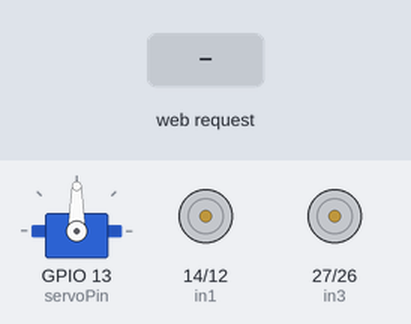
A sketch run on a simulated ESP32. Shown: servo, motor-driver pin pairs drawn as motors (green arrow = first pin HIGH = forward, orange = second pin HIGH = backward, longer = more drive). Inputs (shaded band) come from the test bench. WiFi joins after 1.5 s; servers stay silent unless stated; what the sketch prints to the serial monitor is not drawn.

Above: at 2.7 s.
2.8 s: HTTP request GET /forward received
At 4.0 s:
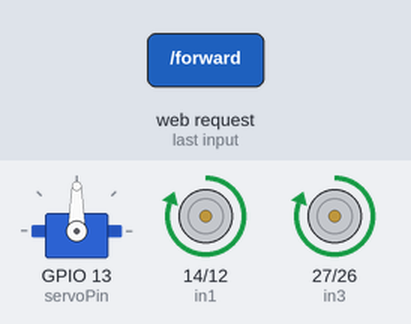
4.3 s: HTTP request GET /backward received
At 5.3 s:
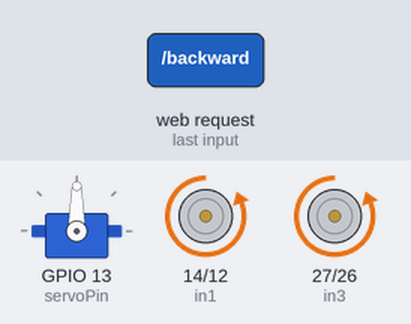
5.8 s: HTTP request GET /left received
At 6.4 s:
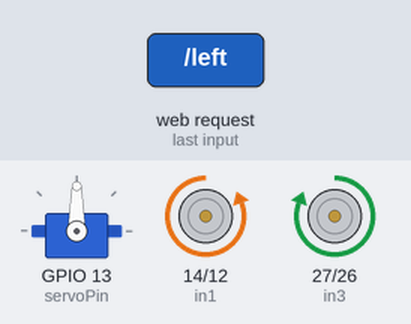
7.3 s: HTTP request GET /right received
At 8.5 s:
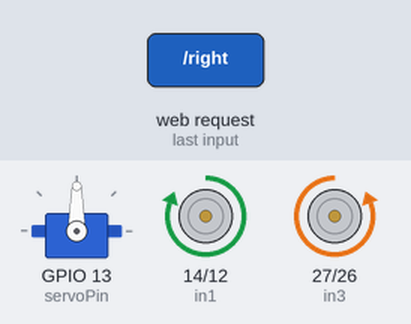
8.8 s: HTTP request GET /stop received
At 9.9 s:
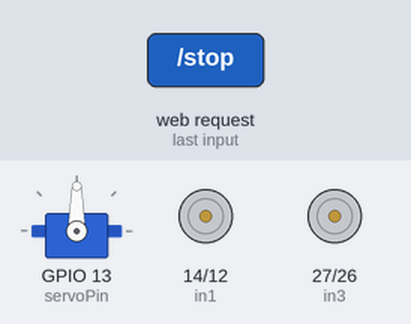
10.3 s: HTTP request GET /forward?enable=1 received
At 11.0 s:
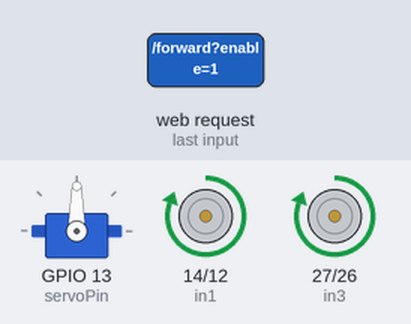
Timing chart, 0 to 12.8 s (numbered marks = the images above; inputs shaded):
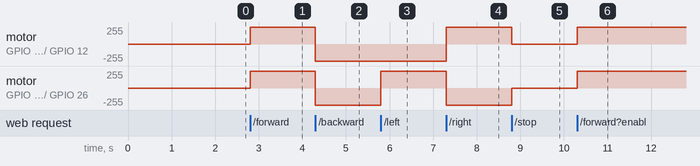

Measured:
- after the input at 2.8 s, motor on GPIO 14 (in1) / GPIO 12 (in2), motor on GPIO 27 (in3) / GPIO 26 (in4): stopped → forward 255/255 at once
- after the input at 4.3 s, motor on GPIO 14 (in1) / GPIO 12 (in2), motor on GPIO 27 (in3) / GPIO 26 (in4): forward 255/255 → backward 255/255 at once
- after the input at 5.8 s, motor on GPIO 27 (in3) / GPIO 26 (in4): backward 255/255 → forward 255/255 at once
- after the input at 7.3 s, motor on GPIO 14 (in1) / GPIO 12 (in2): backward 255/255 → forward 255/255 at once; motor on GPIO 27 (in3) / GPIO 26 (in4): forward 255/255 → backward 255/255 at once
- after the input at 8.8 s, motor on GPIO 14 (in1) / GPIO 12 (in2): forward 255/255 → stopped at once; motor on GPIO 27 (in3) / GPIO 26 (in4): backward 255/255 → stopped at once
- after the input at 10.3 s, motor on GPIO 14 (in1) / GPIO 12 (in2), motor on GPIO 27 (in3) / GPIO 26 (in4): stopped → forward 255/255 at once

The sketch:

ESP32_robot.ino
```cpp
#include <WiFi.h>
#include <WebServer.h>
#include <HTTPClient.h>
#include <ESP32Servo.h>

const char* ssid = "Alexandru's Galaxy S22 Ultra";
const char* password = "vguc2110";

WebServer server(80);

const char* camServerIP = "192.168.196.252";

const int in1 = 14;
const int in2 = 12;
const int in3 = 27;
const int in4 = 26;

const int servoPin = 13;

Servo cameraServo;

bool faceDetectionEnabled = false;

void stopMotors() {
  digitalWrite(in1, LOW);
  digitalWrite(in2, LOW);
  digitalWrite(in3, LOW);
  digitalWrite(in4, LOW);
}

void setupMotorControl() {
  pinMode(in1, OUTPUT);
  pinMode(in2, OUTPUT);
  pinMode(in3, OUTPUT);
  pinMode(in4, OUTPUT);
  stopMotors();
}

void moveForward() {
  digitalWrite(in1, HIGH);
  digitalWrite(in2, LOW);
  digitalWrite(in3, HIGH);
  digitalWrite(in4, LOW);
}

void moveBackward() {
  digitalWrite(in1, LOW);
  digitalWrite(in2, HIGH);
  digitalWrite(in3, LOW);
  digitalWrite(in4, HIGH);
}

void turnLeft() {
  digitalWrite(in1, LOW);
  digitalWrite(in2, HIGH);
  digitalWrite(in3, HIGH);
  digitalWrite(in4, LOW);
}

void turnRight() {
  digitalWrite(in1, HIGH);
  digitalWrite(in2, LOW);
  digitalWrite(in3, LOW);
  digitalWrite(in4, HIGH);
}

void setFaceDetection(bool enable) {
  HTTPClient http;
  String url = "http://" + String(camServerIP) + "/control?var=face_detect&val=" + String(enable ? "1" : "0");
  http.begin(url);
  int httpCode = http.GET();
  if (httpCode > 0) {
    String payload = http.getString();
    Serial.println(payload);
  } else {
    Serial.printf("Error on HTTP request: %s\n", http.errorToString(httpCode).c_str());
  }
  http.end();
}

void setServoPosition(int position) {
  Serial.print("Setting servo position to: ");
  Serial.println(position);
  cameraServo.write(position);
}

void setupWebServer() {
  server.on("/", []() {
    String html = "<!DOCTYPE html>"
                  "<html><head><title>Control Motoare</title>"
                  "<style>"
                  "body { font-family: Arial; text-align: center; margin-top: 50px;}"
                  "button { font-size: 20px; padding: 10px 20px; margin: 10px; width: 150px;}"
                  "input[type='checkbox'] { transform: scale(2); margin: 20px; }"
                  "input[type='range'] { width: 300px; margin: 20px; }"
                  "</style></head>"
                  "<body>"
                  "<h1>Control Motoare</h1>"
                  "<button onmousedown=\"sendCommand('forward')\" onmouseup=\"sendCommand('stop')\">Inainte</button>"
                  "<button onmousedown=\"sendCommand('backward')\" onmouseup=\"sendCommand('stop')\">Inapoi</button>"
                  "<button onmousedown=\"sendCommand('left')\" onmouseup=\"sendCommand('stop')\">Stanga</button>"
                  "<button onmousedown=\"sendCommand('right')\" onmouseup=\"sendCommand('stop')\">Dreapta</button>"
                  "<button onclick=\"sendCommand('stop')\">Stop</button>"
                  "<br><br>"
                  "<label for='faceDetectionSwitch'>Detectie Fete:</label>"
                  "<input type='checkbox' id='faceDetectionSwitch' onclick='toggleFaceDetection()'>"
                  "<br><br>"
                  "<label for='servoSlider'>Pozitie Servo:</label>"
                  "<input type='range' id='servoSlider' min='0' max='180' oninput='adjustServoPosition()'>"
                  "<br><br>"
                  "<img id=\"cameraFeed\" src=\"http://" + String(camServerIP) + ":81/stream\" width=\"640\" height=\"480\">"
                  "<script>"
                  "function sendCommand(command) {"
                  "  var xhttp = new XMLHttpRequest();"
                  "  xhttp.open('GET', '/' + command, true);"
                  "  xhttp.send();"
                  "}"
                  "function toggleFaceDetection() {"
                  "  var checkBox = document.getElementById('faceDetectionSwitch');"
                  "  var xhttp = new XMLHttpRequest();"
                  "  xhttp.open('GET', '/toggleFaceDetection?enable=' + (checkBox.checked ? '1' : '0'), true);"
                  "  xhttp.send();"
                  "}"
                  "function adjustServoPosition() {"
                  "  var slider = document.getElementById('servoSlider');"
                  "  var xhttp = new XMLHttpRequest();"
                  "  xhttp.open('GET', '/setServoPosition?position=' + slider.value, true);"
                  "  xhttp.send();"
                  "}"
                  "</script>"
                  "</body></html>";
    server.send(200, "text/html", html);
  });

  server.on("/forward", []() { moveForward(); server.send(200, "text/plain", ""); });
  server.on("/backward", []() { moveBackward(); server.send(200, "text/plain", ""); });
  server.on("/left", []() { turnLeft(); server.send(200, "text/plain", ""); });
  server.on("/right", []() { turnRight(); server.send(200, "text/plain", ""); });
  server.on("/stop", []() { stopMotors(); server.send(200, "text/plain", ""); });

  server.on("/toggleFaceDetection", []() {
    if (server.hasArg("enable")) {
      faceDetectionEnabled = server.arg("enable") == "1";
      setFaceDetection(faceDetectionEnabled);
      server.send(200, "text/plain", faceDetectionEnabled ? "Face detection enabled" : "Face detection disabled");
    } else {
      server.send(400, "text/plain", "Invalid arguments");
    }
  });

  server.on("/setServoPosition", []() {
    if (server.hasArg("position")) {
      int position = server.arg("position").toInt();
      Serial.print("Received servo position: ");
      Serial.println(position);
      setServoPosition(position);
      server.send(200, "text/plain", "Servo position set to " + String(position));
    } else {
      server.send(400, "text/plain", "Invalid arguments");
    }
  });

  server.begin();
}

void setup() {
  Serial.begin(115200);
  WiFi.begin(ssid, password);
  while (WiFi.status() != WL_CONNECTED) {
    delay(500);
    Serial.print(".");
  }
  Serial.println("WiFi connected.");
  Serial.println("IP address: " + WiFi.localIP().toString());
  setupMotorControl();
  cameraServo.attach(servoPin);
  setupWebServer();
}

void loop() {
  server.handleClient();
}
```
